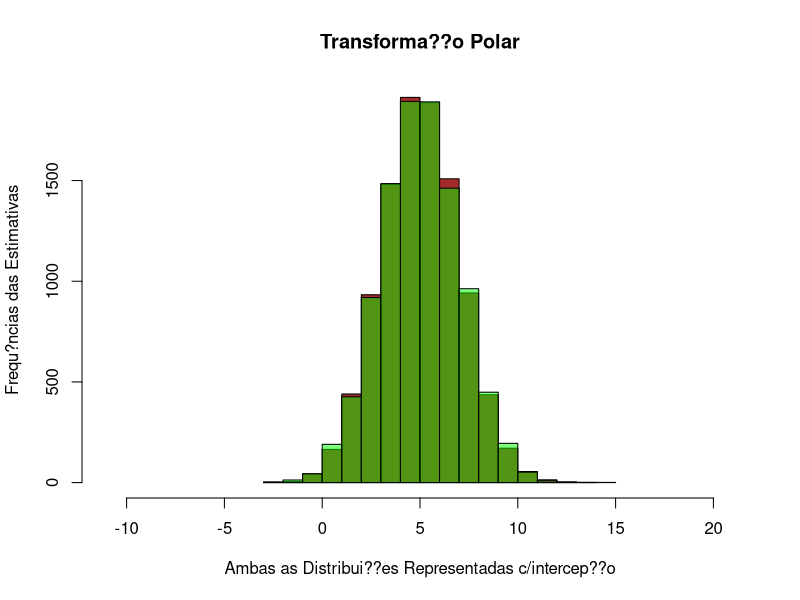

This figure's R source:
# #m?todo polar de transforma??o de vari?veis aleat?rias com distribui??o
# #uniforme em variaveis com distribui??o Gaussiana ou Normal


ipolar <- function (centro, dp) {

u <- 0
v <- 0
s <- 0
 
if (centro !=0 | dp != 1) #verifica se se alterou o centro e a variancia da distribui??o a gerar
{
variavel = TRUE
}

while (s >= 1 || s == 0){
#gera coordenadas u e v entre -1 e 1
	u = runif (1,0,1) * 2 - 1  
	v = runif (1,0,1) * 2 - 1   
	s = u * u + v * v 
}
    if (variavel) # se a media e variancia ? diferente de 0 e 1 respectivamente
	{
	valor_y = centro + dp * v * sqrt ( - 2.0 * log ( s ) / s )
	valor_x = centro + dp * u * sqrt ( - 2.0 * log ( s ) / s )
	ponto = cbind(valor_x,valor_y)
	return (ponto)
	}
	else{ # m?dia 0, variancia 1
	valor_y = v * sqrt ( - 2 * log ( s ) / s )
	valor_x = u * sqrt ( - 2 * log ( s ) / s )
	ponto = cbind(valor_x,valor_y)
	return (ponto)
	}
}

main <- function(nreps, centro, dp) #nreps- n?mero de repetic?es, centro da distribui??o e dp - desvio padrao da distribui??o a gerar
{
estimativas <- NULL
estimativas_x <- NULL
estimativas_y <- NULL

	for (i in 1:nreps)
	{
	aux <- ipolar(centro,dp)
	estimativas_x[i] <- aux[1]
    estimativas_y[i] <- aux[2]
	}
	#browser()
estimativas <- cbind(estimativas_x, estimativas_y)
}

centro <- 5 #centro da distribui??o ou m?dia 
dp <- 2 #variancia 4 
simvalues <- main(10000, centro, dp)

hist(simvalues[,1], xlim=c(centro-(dp*2)^2,centro+(dp*2)^2), col="brown",main="Transforma??o Polar",xlab="Ambas as Distribui??es Representadas c/intercep??o", ylab="Frequ?ncias das Estimativas")
hist(simvalues[,2], add=T, col=rgb(0, 1, 0, 0.5)) # adiciona histogramas das coordenadas x e y dos pontos gerados e transformados
print(summary(simvalues[,1]))
print(summary(simvalues[,2]))



